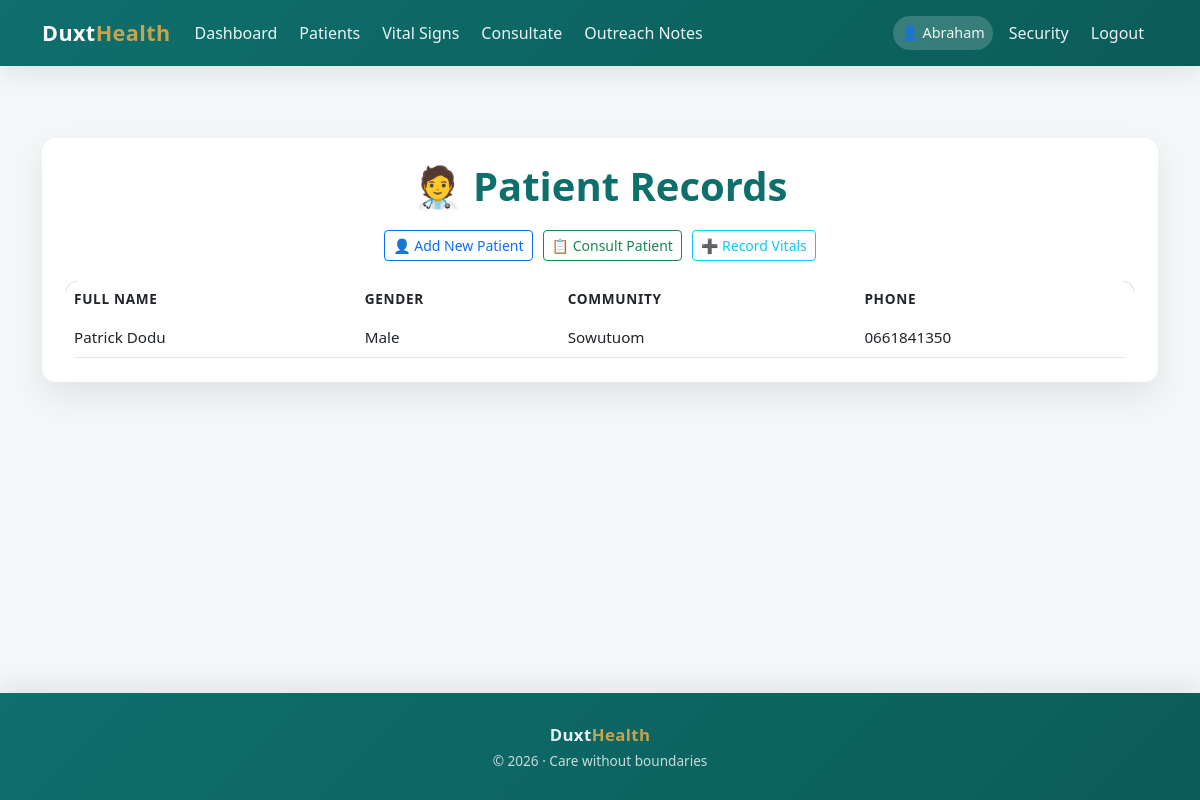
Page /records/patients/ (signed in) on the committed database.
### records/models.py (models this page shows, shortened)
class Patient(models.Model):
    GENDER_CHOICES = [
        ('Male', 'Male'),
        ('Female', 'Female'),
    ]
    full_name = models.CharField(max_length=100)
    dob = models.DateField(verbose_name="Date of Birth")
    gender = models.CharField(max_length=10, choices=GENDER_CHOICES)
    phone = models.CharField(max_length=20, blank=True)
    community = models.CharField(max_length=100)
    allergies = models.TextField(blank=True)
    medical_history = models.TextField(blank=True)
    created_by = models.ForeignKey(User, on_delete=models.SET_NULL, null=True)
    date_registered = models.DateTimeField(auto_now_add=True)
    outreach = models.ForeignKey(Outreach, on_delete=models.SET_NULL, null=True, blank=True)

### records/views.py (the view)
# urls.py: path('patients/', views.patient_list, name='patient_list'),
@login_required
@role_required(['admin','outreach_0fficer'])
def patient_list(request):
    patients = Patient.objects.all().order_by('-date_registered')
    return render(request, 'patients/list.html', {'patients': patients})

### templates/patients/list.html (shortened to what this page needs)
{% extends 'base.html' %}
{% block content %}
<div class="container my-5">
  <div class="patients-card">
    <h1 class="text-center">🧑‍⚕️ Patient Records</h1>
    <div class="action-bar justify-content-center">
      <a href="{% url 'register_patient' %}" class="btn btn-outline-primary btn-sm">
        👤 Add New Patient
      </a>
      <a href="{% url 'add_consultation' %}" class="btn btn-outline-success btn-sm">
        📋 Consult Patient
      </a>
      <a href="{% url 'add_vitals' %}" class="btn btn-outline-info btn-sm">
        ➕ Record Vitals
      </a>
    </div>
    <div class="table-responsive patients-table">
      <table class="table table-hover mb-0">
        <thead>
          <tr>
            <th>Full Name</th>
            <th>Gender</th>
            <th>Community</th>
            <th>Phone</th>
          </tr>
        </thead>
        <tbody>
          {% for patient in patients %}
            <tr>
              <td>{{ patient.full_name }}</td>
              <td>{{ patient.gender }}</td>
              <td>{{ patient.community }}</td>
              <td>{{ patient.phone }}</td>
            </tr>
          {% empty %}
            <tr>
              <td colspan="4" class="text-center empty-state">
                No patients registered yet.
              </td>
            </tr>
          {% endfor %}
        </tbody>
      </table>
    </div>
  </div>
</div>
{% endblock %}

### templates/base.html (shortened to what this page needs)
<!DOCTYPE html>
<html lang="en">
<head>
  <link href="https://cdn.jsdelivr.net/npm/bootstrap@5.3.0/dist/css/bootstrap.min.css" rel="stylesheet" />
</head>
<body>
<nav class="navbar navbar-expand-lg navbar-dark">
  <div class="container">
    <a class="navbar-brand" href="{% url 'homecare:home' %}">
      Duxt<span>Health</span>
    </a>
    <div class="collapse navbar-collapse" id="navbarNav">
      <ul class="navbar-nav">
        <li class="nav-item">
          <a class="nav-link" href="{% url 'home' %}">Dashboard</a>
        </li>
        <li class="nav-item">
          <a class="nav-link" href="{% url 'patient_list' %}">Patients</a>
        </li>
        <li class="nav-item">
          <a class="nav-link" href="{% url 'add_vitals' %}">Vital Signs</a>
        </li>
        <li class="nav-item">
          <a class="nav-link" href="{% url 'add_consultation' %}">Consultate</a>
        </li>
        <li class="nav-item">
          <a class="nav-link" href="{% url 'note' %}">Outreach Notes</a>
        </li>
      </ul>
      <ul class="navbar-nav ms-auto align-items-lg-center">
        {% if user.is_authenticated %}
          <li class="nav-item me-2">
            <span class="nav-link user-badge">👤 {{ user.first_name|capfirst }}</span>
          </li>
          <li class="nav-item">
            <a class="nav-link" href="{% url 'password_change' %}">Security</a>
          </li>
          <li class="nav-item">
            <a class="nav-link" href="{% url 'logout' %}">Logout</a>
          </li>
        {% endif %}
      </ul>
    </div>
  </div>
</nav>
<main class="container my-4">
  {% block content %}
  {% endblock %}
</main>
<footer class="footer text-center">
  <div class="container">
    <p class="mb-1 footer-brand">
      Duxt<span>Health</span>
    </p>
    <p class="footer-tagline mb-0">
      © 2026 · Care without boundaries
    </p>
  </div>
</footer>
</body>
</html>

### templates/base.html (style rules this page uses)
:root { --duxt-primary: #0E6F6C; --duxt-secondary: #7ED6C2; --duxt-gold: #C9A24D; --duxt-dark: #1F2937; --duxt-bg: #f4f7f8; --duxt-gradient: linear-gradient(135deg, #0E6F6C, #0b5c59); }
body { font-family: "Segoe UI", system-ui, -apple-system, BlinkMacSystemFont, sans-serif; background-color: var(--duxt-bg); color: var(--duxt-dark); min-height: 100vh; display: flex; flex-direction: column; }
.navbar { background: var(--duxt-gradient); box-shadow: 0 8px 24px rgba(0,0,0,.08); padding: 0.75rem 0; }
.navbar-brand { font-weight: 800; font-size: 1.35rem; letter-spacing: 0.4px; }
.navbar-brand span { color: var(--duxt-gold); }
.navbar-nav .nav-item { margin-right: 6px; }
.nav-link { color: rgba(255,255,255,.92) !important; font-weight: 500; padding: 8px 14px; position: relative; transition: all .25s ease; }
.nav-link::after { content: ""; position: absolute; left: 50%; bottom: 4px; width: 0; height: 2px; background: var(--duxt-secondary); transition: all .25s ease; transform: translateX(-50%); }
.user-badge { background: rgba(255,255,255,.18); padding: 6px 14px; border-radius: 999px; font-size: 0.9rem; white-space: nowrap; }
main.container { max-width: 1200px; flex: 1; }
footer.footer { background: var(--duxt-gradient); color: rgba(255,255,255,.9); padding: 1.8rem 0; box-shadow: 0 -8px 24px rgba(0,0,0,.08); }
.footer-brand { font-weight: 700; font-size: 1.05rem; letter-spacing: 0.4px; }
.footer-brand span { color: var(--duxt-gold); }
.footer-tagline { font-size: 0.85rem; opacity: 0.85; }

### templates/patients/list.html (style rules this page uses)
.patients-card { background: #ffffff; border-radius: 14px; padding: 24px; box-shadow: 0 14px 32px rgba(0,0,0,.08); }
.patients-card h1 { font-weight: 700; color: var(--duxt-primary); margin-bottom: 20px; }
.action-bar { display: flex; gap: 10px; flex-wrap: wrap; margin-bottom: 20px; }
.patients-table { border-radius: 12px; overflow: hidden; }
.patients-table thead { background: linear-gradient(135deg, var(--duxt-primary), #0b5c59); color: #ffffff; }
.patients-table th { font-weight: 600; font-size: 0.85rem; text-transform: uppercase; letter-spacing: 0.05em; border: none; }
.patients-table td { vertical-align: middle; font-size: 0.95rem; border-color: #e5e7eb; }

### rows in the picture
Patient: full_name "Patrick Dodu", gender "Male", community "Sowutuom", phone "0661841350"

### other values in the picture
{{ user.first_name|capfirst }} "Abraham"
